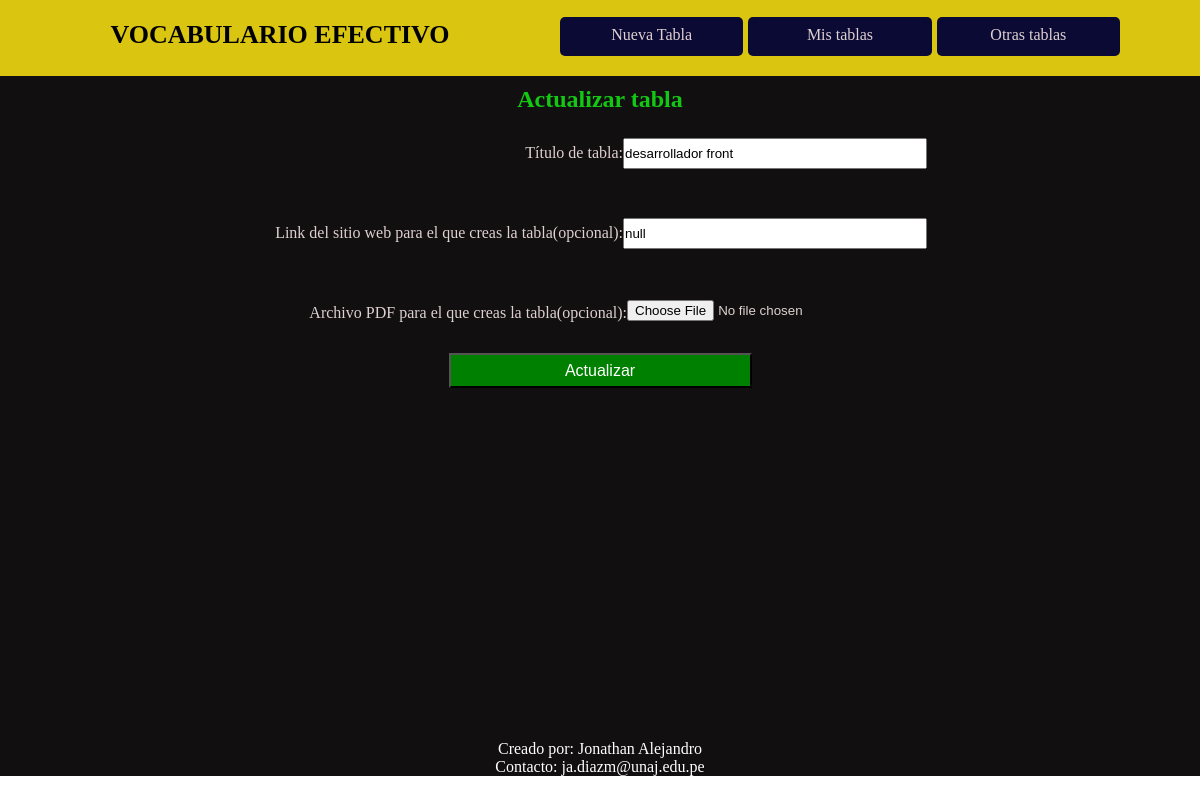
Before: /actualizar/15/ (signed in) with the older database file.
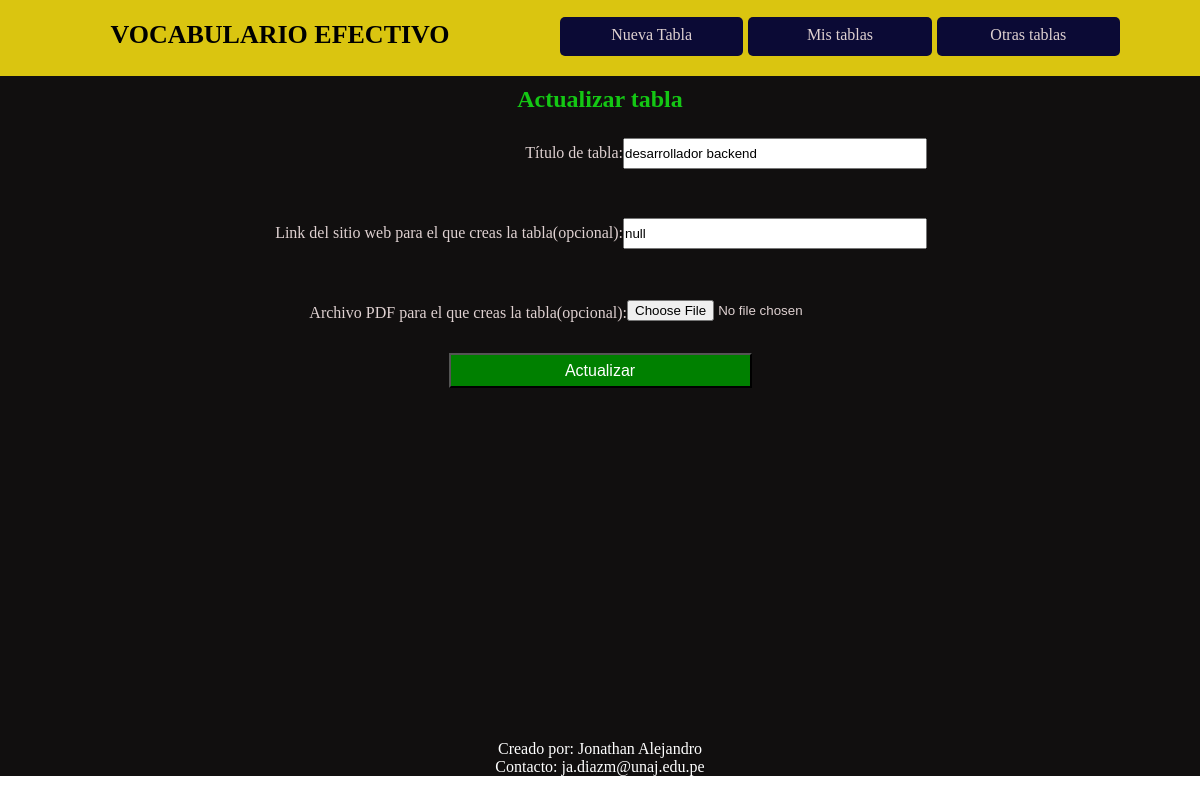
After: the same page with the newer database file.
### tables/models.py (models this page shows)
class Table(models.Model) :
    id = models.AutoField(primary_key=True)
    user = models.ForeignKey(User, on_delete = models.CASCADE)
    title = models.CharField(max_length = 255)
    link = models.CharField(max_length = 255, null = True, blank = True)
    pdf_doc = models.FileField(null = True, blank = True, upload_to='pdf')

### tables/views.py (the view, shortened to what this page needs)
# urls.py: path('actualizar/<pk>/', login_required(views.UpdateTable.as_view()), name = 'updatetable'),
class UpdateTable(UpdateView):
    template_name = 'table/title.html'
    model = Table
    form_class = TableForm

### tables/forms.py
class TableForm(ModelForm):
    def __init__(self, *args, **kwargs):
        super().__init__(*args, **kwargs)
        self.fields['link'].required = False
    class Meta:
        model = Table
        fields = ['title', 'link', 'pdf_doc']
        labels = {
            'title' : 'Título de tabla',
            'link' : 'Link del sitio web para el que creas la tabla(opcional)',
            'pdf_doc' : 'Archivo PDF para el que creas la tabla(opcional)',
        }
        widgets = {
            'pdf_doc' : forms.FileInput(
                attrs = {
                    'class':'pdf_doc'
                }
            )
        }

### tables/templates/table/title.html
{% extends 'layouts/layout.html' %}
{% load static %}
{% block main_content %}
    {% if action_table == 'set_table' %}
        {% include 'includes/form set table.html' %}
    {% else %}
        {% include 'includes/form update table.html' %}
    {% endif %}
{% endblock %}

### tables/templates/includes/form update table.html (shortened to what this page needs)
<h2 class="action-table">Actualizar tabla</h2>
<form action="" class="form-table form-update"  method="POST" enctype="multipart/form-data">
    {{ form.as_p }}
    <input type="submit" value="Actualizar">
</form>

Changed rows visible on the page:
changed Table "null": title "desarrollador front" → "desarrollador backend"
